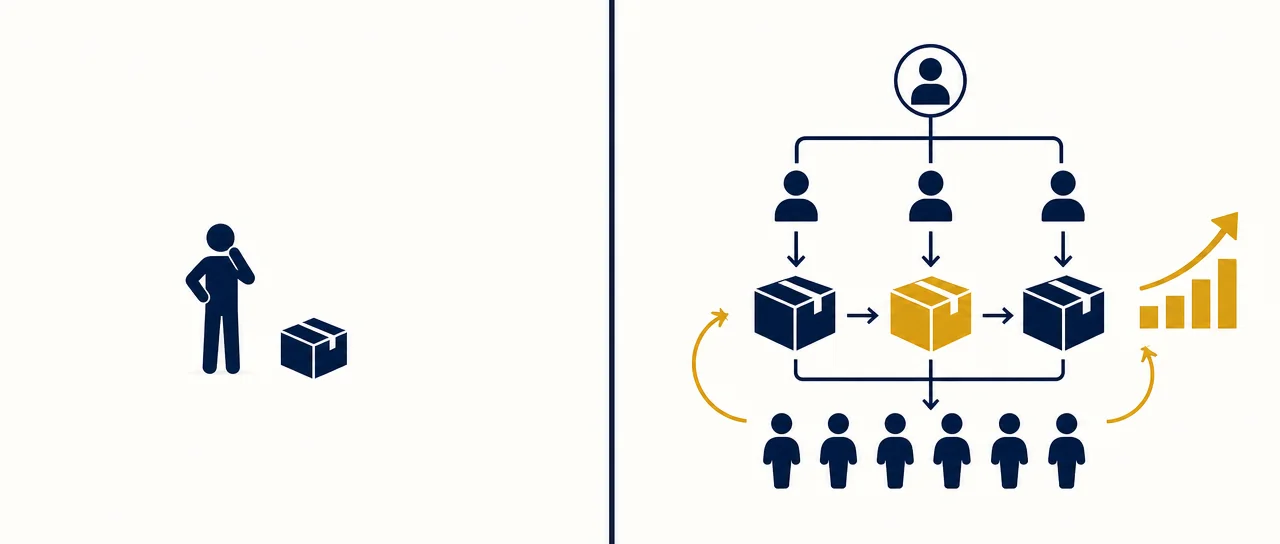
#> input picture packs/pack-13/skills/ppt-master/references/ai-image-comparison/type/comparison.webp, 1280 x 544 px
$ python -i animate_shots.py   (imports and definitions only)
#> lines starting #> are read from the running program, lines starting #| are printed output that depends on the picture
"""Stage 4 — ANIMATION.  stills (or a filmstrip) -> motion clips.

Motion types
  push      Ken Burns push-in (the reference's camera language: ~7-8% / 3 s)
  pull      slow zoom out
  pan       lateral drift, constant zoom
  parallax  blurred background drifting behind a sharper foreground
  live      CHARACTER ANIMATION rung 1: the subject is matted (GrabCut), then
            it breathes (sinusoidal scale) and sways while the background
            drifts the other way
  punch_in  EMPHASIS: a fast zoom to 1.18 over ~0.35 s, then hold  (rung 0+)
  zoom_out  fast zoom back out from 1.18 to 1.00, then hold
  pose2pose CHARACTER ANIMATION rung 2: the scene was generated as a FILMSTRIP
            (N consecutive frames in one canvas).  Every frame is held in turn
            with its own slow push and the poses are cross-dissolved into each
            other -> the subject actually changes pose (a cheap flipbook).

If the subject matte is unreliable the tool falls back to `push` and says so.
If a filmstrip cannot be found the tool falls back to `push` and says so.

usage:
  python animate_shots.py --plan shot_plan_final.json --images <dir>
                           [--frames <dir>]   # sliced filmstrip frames
                           --out <dir> [--size 1920x960] [--fps 30]
"""
from __future__ import annotations

import argparse
import math
import subprocess
import sys
from pathlib import Path

sys.path.insert(0, str(Path(__file__).resolve().parent))
import vlib as V

# [1 line not run here, left out]
import numpy as np  # noqa: E402
from PIL import Image  # noqa: E402

try:
    import cv2
except Exception:                                        # pragma: no cover
    cv2 = None


# ------------------------------------------------------------------- matting

def subject_mask(src: Path, out_png: Path) -> dict:
    """GrabCut the main subject. -> {ok, coverage, reason}"""
#> called with out_png = 'out.png'
    if cv2 is None:
        return {"ok": False, "coverage": 0.0, "reason": "opencv not installed"}
    img = cv2.imread(str(src))
#> img is the input picture: shape (544, 1280, 3); mean B, G, R 235.7, 239.1, 239.5
    if img is None:
        return {"ok": False, "coverage": 0.0, "reason": "cannot read image"}
    h, w = img.shape[:2]
#> h = 544; w = 1280
    small = cv2.resize(img, (w // 2, h // 2), interpolation=cv2.INTER_AREA)
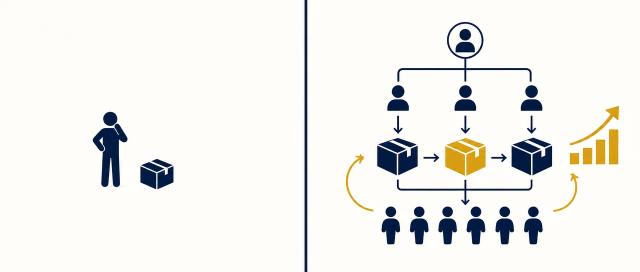
#> small: shape (272, 640, 3); mean B, G, R 235.7, 239.1, 239.5
    sh, sw = small.shape[:2]
#> sh = 272; sw = 640
    bgd = np.zeros((1, 65), np.float64)
    fgd = np.zeros((1, 65), np.float64)
    m = np.zeros((sh, sw), np.uint8)
    m[int(sh * 0.12):int(sh * 0.88), int(sw * 0.12):int(sw * 0.88)] = cv2.GC_PR_FGD
    rect = (int(sw * 0.12), int(sh * 0.10), int(sw * 0.76), int(sh * 0.80))
#> rect = (76, 27, 486, 217)
    try:
        cv2.grabCut(small, m, rect, bgd, fgd, 4, cv2.GC_INIT_WITH_RECT)
    except Exception as e:
        return {"ok": False, "coverage": 0.0, "reason": f"grabcut failed: {e}"}
    fg = np.where((m == cv2.GC_FGD) | (m == cv2.GC_PR_FGD), 255, 0).astype(np.uint8)
    fg = cv2.morphologyEx(fg, cv2.MORPH_OPEN, np.ones((5, 5), np.uint8))
    fg = cv2.morphologyEx(fg, cv2.MORPH_CLOSE, np.ones((9, 9), np.uint8))
    fg = cv2.resize(fg, (w, h), interpolation=cv2.INTER_LINEAR)
    fg = cv2.GaussianBlur(fg, (0, 0), 3)
    cov = float((fg > 127).mean())
#> cov = 0.047
    if not (0.04 < cov < 0.90):
        return {"ok": False, "coverage": round(cov, 4), "reason": "matte coverage out of range"}
#> (the run stopped early here; a loop or call above may not have finished)

$ run again, on packs/pack-13/skills/ppt-master/references/ai-image-comparison/type/map.webp
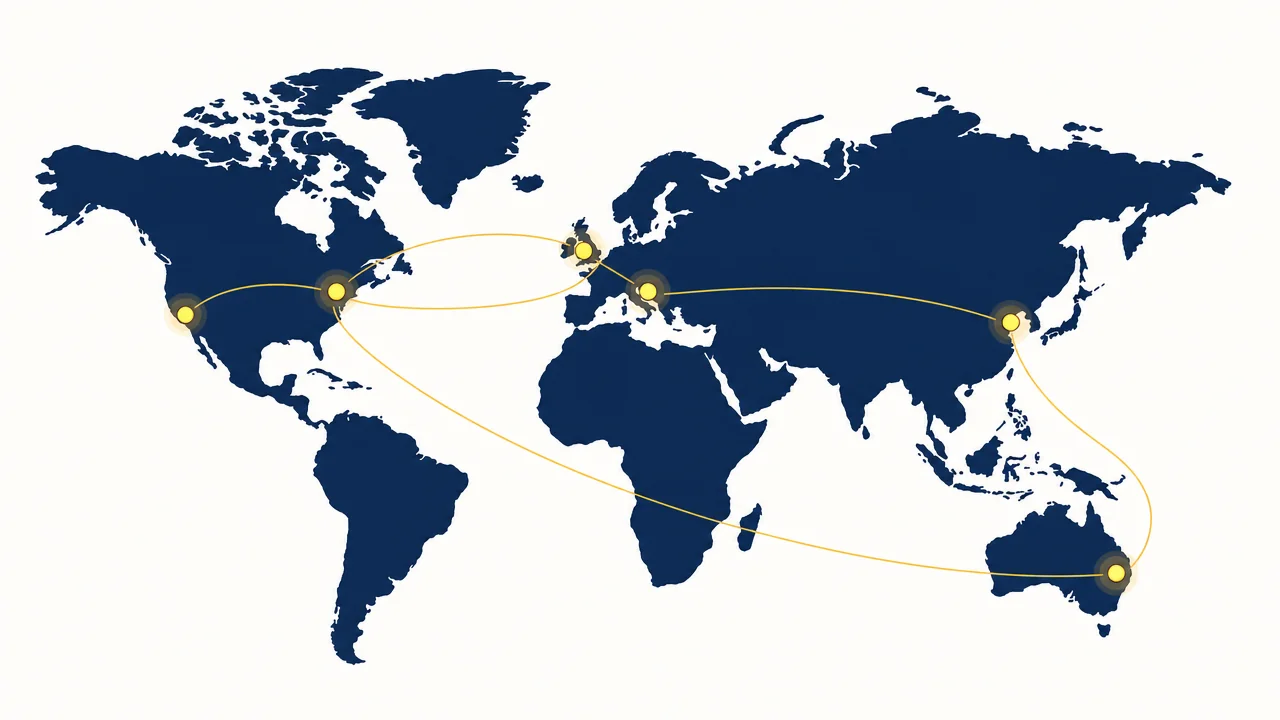
#> input picture packs/pack-13/skills/ppt-master/references/ai-image-comparison/type/map.webp, 1280 x 720 px
#> in subject_mask, img is the input picture: shape (720, 1280, 3); mean B, G, R 205.3, 197.9, 191.3
#> in subject_mask, `small = cv2.resize(img, (w // 2, h // 2), interpolation=cv2.INTER_AREA)`:
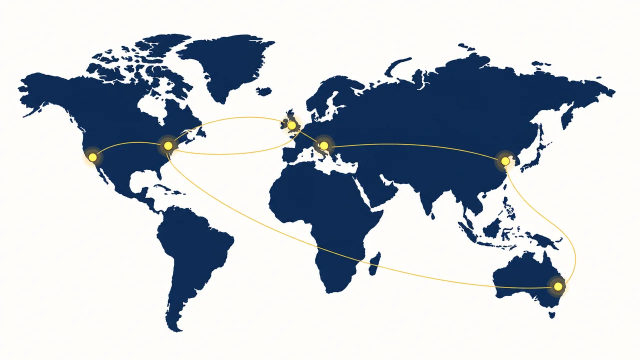
#> small: shape (360, 640, 3); mean B, G, R 205.4, 198, 191.3

$ run again, on packs/pack-13/skills/ppt-master/references/ai-image-comparison/type/matrix.webp
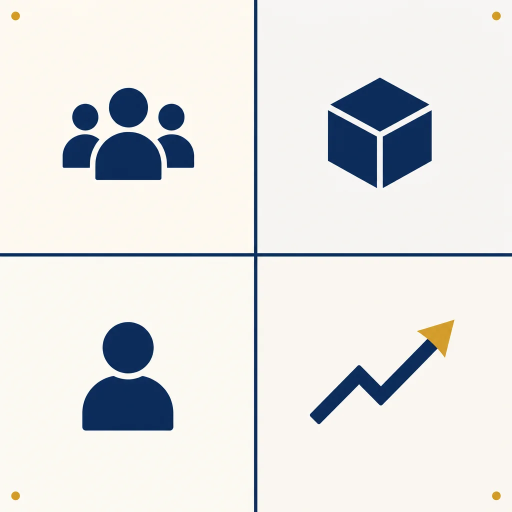
#> input picture packs/pack-13/skills/ppt-master/references/ai-image-comparison/type/matrix.webp, 1024 x 1024 px (shown at 1/2 size)
#> in subject_mask, img is the input picture: shape (1024, 1024, 3); mean B, G, R 225.3, 226.2, 225.9
#> in subject_mask, `small = cv2.resize(img, (w // 2, h // 2), interpolation=cv2.INTER_AREA)`:
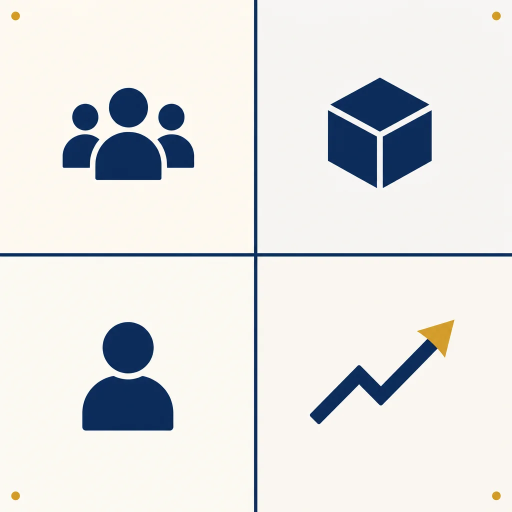
#> small: shape (512, 512, 3); mean B, G, R 225.3, 226.2, 225.9
